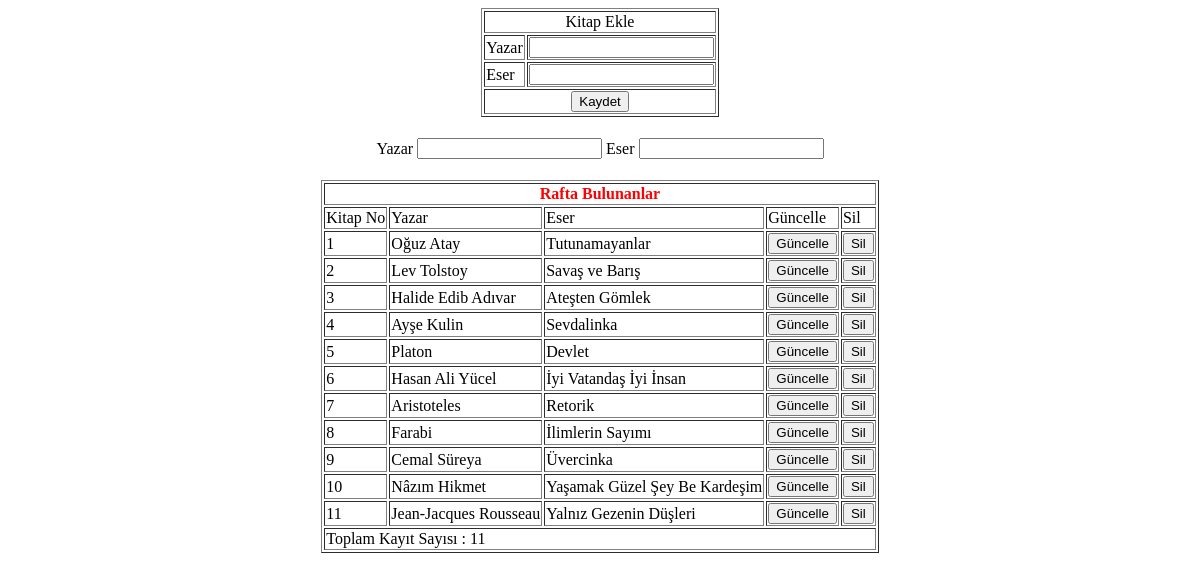
The app's page /kitapekle.php with its own data.
### tables this page shows
CREATE TABLE `kutuphane` (
  `kitap_id` int(11) NOT NULL,
  `yazar` varchar(255) NOT NULL,
  `eser` varchar(255) NOT NULL
);

### kitapekle.php (the view, shortened to what this page needs)
<!doctype html>
<html>
<head>
<link rel="stylesheet" type="text/css" href="degistir.css" />
</head>
<body>
<center>
<form action="kitapekle.php" method="post">
<table border=1><tr><td colspan="2" align="center">Kitap Ekle</td></tr>
<tr><td>Yazar</td><td><input type="text" name="yazar"></td></tr>
<tr><td>Eser</td><td><input type="text" name="eser"></td></tr>
<tr><td colspan="2" align="center"><input type="submit" value="Kaydet"></td></tr></table></form>
</center>
<?php
include("baglanti.php");
?><br><center>
<table><tr><td>Yazar</td><td><input type="text" id="yazar"  onKeyUp="ara('ara');"></td>
<td>Eser</td><td><input type="text" id="eser" onKeyUp="ara('ara');"></td></tr></table></center>
<br>
<div id="sonuc">
<table border=1 align="center"><tr><td colspan=5 align="center"><font color=red><b>Rafta Bulunanlar</b></font></td></tr>
<tr><td>Kitap No</td><td>Yazar</td><td>Eser</td><td>Güncelle</td><td>Sil</td></tr>
<?php
$sayac=0;
$sql="select yazar,eser,kitap_id from kutuphane"; $result=mysqli_query($conn,$sql);
$say=mysqli_num_rows($result);
while($row=mysqli_fetch_array($result))
{  $sayac++;
	echo "<tr><td>$sayac</td><td>$row[0]</td><td>$row[1]</td><td><button onclick=getir('getir',$row[2]); class=\"one\">Güncelle</button></td><td><button onclick=sil('sil',$row[2]); class=\"two\">Sil</button></td></tr>";
	}
echo "<tr><td colspan=5>Toplam Kayıt Sayısı : $say</td></tr>"; ?></table>
</div>
</body>
</html>

### degistir.css (style rules this page uses)
body { background-image: url("C:\xampp\htdocs\kutuphane.jpg"); background-repeat: no-repeat; background-position: center center; background-attachment: fixed; background-size: cover; }

### records on screen
kutuphane: yazar "Oğuz Atay", eser "Tutunamayanlar"
kutuphane: yazar "Lev Tolstoy", eser "Savaş ve Barış"
kutuphane: yazar "Halide Edib Adıvar", eser "Ateşten Gömlek"
kutuphane: yazar "Ayşe Kulin", eser "Sevdalinka"
kutuphane: yazar "Platon", eser "Devlet"
kutuphane: yazar "Hasan Ali Yücel", eser "İyi Vatandaş İyi İnsan"
kutuphane: yazar "Aristoteles", eser "Retorik"
kutuphane: yazar "Farabi", eser "İlimlerin Sayımı"
kutuphane: yazar "Cemal Süreya", eser "Üvercinka"
kutuphane: yazar "Nâzım Hikmet", eser "Yaşamak Güzel Şey Be Kardeşim"
kutuphane: yazar "Jean-Jacques Rousseau", eser "Yalnız Gezenin Düşleri"

### other values on screen
$say "11"
